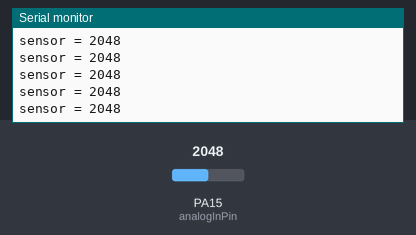
The sketch below on a simulated STM32 Blue Pill. Parts: the last lines printed to the serial monitor. Inputs (shaded band) come from the test bench; at power-on: PA15 (analogInPin) = 2048.

Above: at 1.2 s.
1.3 s: PA15 (analogInPin) set to 2866
At 1.8 s:
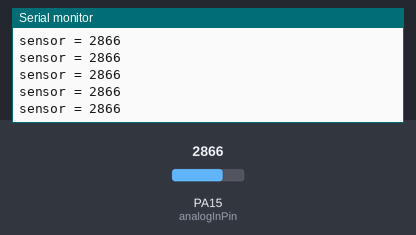
2.8 s: PA15 (analogInPin) set to 3603
At 3.8 s:
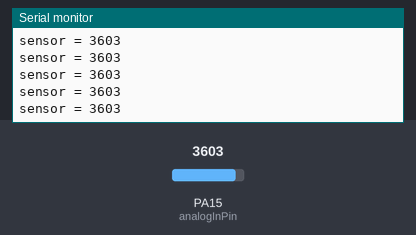
Timing chart, 0 to 5.8 s (numbered marks = the images above; inputs shaded):
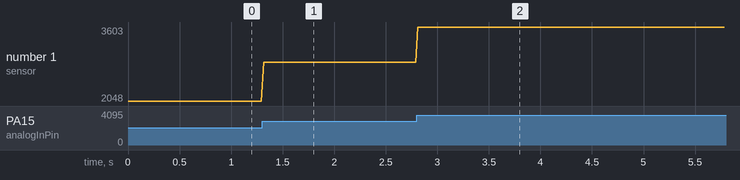

The sketch:

AnalogInOutSerial.pde
```cpp
/*
  Analog input, analog output, serial output

  Reads an analog input pin, maps the result to a range from 0 to
  65535 and uses the result to set the pulse width modulation (PWM) of
  an output pin.  Also prints the results to the serial monitor.

  (You may need to change the pin numbers analogInPin and analogOutPin
  if you're not using a Maple).

  The circuit:
  * Potentiometer connected to analog pin 15.
    Center pin of the potentiometer goes to the analog pin.
    Side pins of the potentiometer go to +3.3V and ground.
  * LED connected from digital pin 9 to ground

  created 29 Dec. 2008
  by Tom Igoe

  ported to Maple
  by LeafLabs
*/

// These constants won't change.  They're used to give names
// to the pins used:

const int analogInPin = 15; // Analog input pin that the potentiometer
                            // is attached to

const int pwmOutPin = 9;    // PWM pin that the LED is attached to

// These variables will change:
int sensorValue = 0;        // value read from the pot
int outputValue = 0;        // value output to the PWM

void setup() {
    // Configure the ADC pin
    pinMode(analogInPin, INPUT_ANALOG);
    // Configure LED pin
    //pinMode(pwmOutPin, PWM);
}

void loop() {
    // read the analog in value:
    sensorValue = analogRead(analogInPin);
    // map it to the range of the analog out:
    //outputValue = map(sensorValue, 0, 1023, 0, 65535);
    // change the analog out value:
    //pwmWrite(pwmOutPin, outputValue);

    // print the results to the serial monitor:
    //SerialUSB.print("\t output = ");
    //SerialUSB.print(outputValue);
    SerialUSB.print("sensor = " );
    SerialUSB.println(sensorValue);

    delay(20);          // Wait for x milliseconds

}
```

Measured:
- after the input at 1.3 s, the serial monitor: prints a new line at once (image 1)
- after the input at 2.8 s, the serial monitor: prints a new line at once (image 2)
- plotted number 1: 2048 → 2866 after the input at 1.3 s, 2866 → 3603 after the input at 2.8 s
